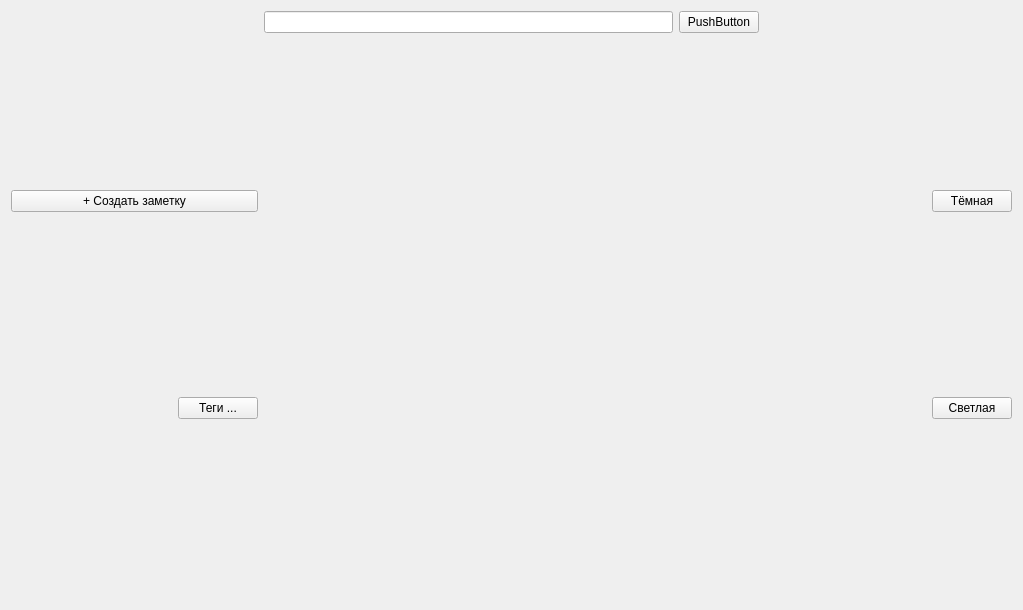
<?xml version="1.0" encoding="UTF-8"?>
<ui version="4.0">
 <class>Form</class>
 <widget class="QWidget" name="Form">
  <property name="geometry">
   <rect>
    <x>0</x>
    <y>0</y>
    <width>1023</width>
    <height>610</height>
   </rect>
  </property>
  <property name="windowTitle">
   <string>Form</string>
  </property>
  <layout class="QVBoxLayout" name="verticalLayout_4" stretch="1,10">
   <item>
    <layout class="QHBoxLayout" name="horizontalLayout" stretch="1,2,1">
     <item>
      <layout class="QVBoxLayout" name="verticalLayout_3">
       <item>
        <widget class="QPushButton" name="btn_create_note_2">
         <property name="text">
          <string>+ Создать заметку</string>
         </property>
        </widget>
       </item>
       <item alignment="Qt::AlignRight">
        <widget class="QPushButton" name="btn_tags_2">
         <property name="text">
          <string>Теги ...</string>
         </property>
        </widget>
       </item>
      </layout>
     </item>
     <item>
      <layout class="QVBoxLayout" name="verticalLayout_2" stretch="2,1">
       <item>
        <layout class="QHBoxLayout" name="horizontalLayout_2" stretch="10,1">
         <item>
          <widget class="QLineEdit" name="line_edit_search_txt"/>
         </item>
         <item>
          <widget class="QPushButton" name="pushButton">
           <property name="text">
            <string>PushButton</string>
           </property>
          </widget>
         </item>
        </layout>
       </item>
       <item>
        <widget class="QWidget" name="tag_widget_container" native="true"/>
       </item>
      </layout>
     </item>
     <item>
      <layout class="QVBoxLayout" name="verticalLayout">
       <item alignment="Qt::AlignRight">
        <widget class="QPushButton" name="btn_theme_dark_2">
         <property name="text">
          <string>Тёмная</string>
         </property>
        </widget>
       </item>
       <item alignment="Qt::AlignRight">
        <widget class="QPushButton" name="btn_theme_light_2">
         <property name="text">
          <string>Светлая</string>
         </property>
        </widget>
       </item>
      </layout>
     </item>
    </layout>
   </item>
   <item>
    <layout class="QGridLayout" name="frm_notes"/>
   </item>
  </layout>
 </widget>
 <resources/>
 <connections/>
</ui>
